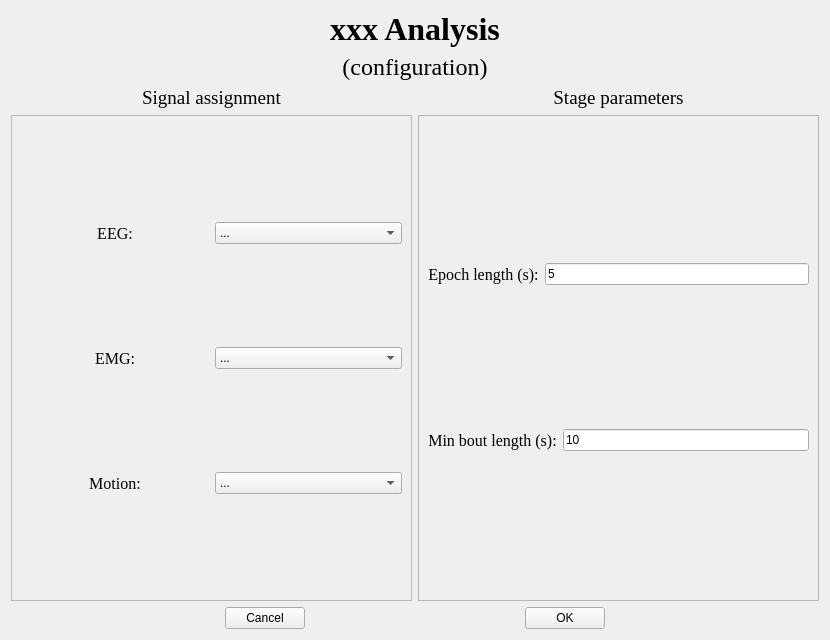
<?xml version="1.0" encoding="UTF-8"?>
<ui version="4.0">
 <class>xxx_config</class>
 <widget class="QWidget" name="xxx_config">
  <property name="geometry">
   <rect>
    <x>0</x>
    <y>0</y>
    <width>830</width>
    <height>640</height>
   </rect>
  </property>
  <property name="windowTitle">
   <string>Form</string>
  </property>
  <layout class="QVBoxLayout" name="verticalLayout_6">
   <item>
    <layout class="QVBoxLayout" name="verticalLayout_5">
     <item>
      <widget class="QLabel" name="title_1">
       <property name="font">
        <font>
         <family>Times New Roman</family>
         <pointsize>24</pointsize>
         <weight>75</weight>
         <bold>true</bold>
        </font>
       </property>
       <property name="layoutDirection">
        <enum>Qt::LeftToRight</enum>
       </property>
       <property name="text">
        <string>xxx Analysis</string>
       </property>
       <property name="alignment">
        <set>Qt::AlignCenter</set>
       </property>
      </widget>
     </item>
     <item>
      <widget class="QLabel" name="title_2">
       <property name="font">
        <font>
         <family>Times New Roman</family>
         <pointsize>18</pointsize>
         <weight>50</weight>
         <bold>false</bold>
        </font>
       </property>
       <property name="layoutDirection">
        <enum>Qt::LeftToRight</enum>
       </property>
       <property name="text">
        <string>(configuration)</string>
       </property>
       <property name="alignment">
        <set>Qt::AlignCenter</set>
       </property>
      </widget>
     </item>
    </layout>
   </item>
   <item>
    <layout class="QHBoxLayout" name="horizontalLayout_6">
     <item>
      <layout class="QVBoxLayout" name="verticalLayout_3">
       <item>
        <widget class="QLabel" name="label_1">
         <property name="font">
          <font>
           <family>Times New Roman</family>
           <pointsize>14</pointsize>
          </font>
         </property>
         <property name="text">
          <string>Signal assignment</string>
         </property>
         <property name="alignment">
          <set>Qt::AlignCenter</set>
         </property>
        </widget>
       </item>
       <item>
        <widget class="QScrollArea" name="scrollArea">
         <property name="widgetResizable">
          <bool>true</bool>
         </property>
         <widget class="QWidget" name="scrollAreaWidgetContents_2">
          <property name="geometry">
           <rect>
            <x>0</x>
            <y>0</y>
            <width>398</width>
            <height>480</height>
           </rect>
          </property>
          <layout class="QVBoxLayout" name="verticalLayout">
           <item>
            <layout class="QHBoxLayout" name="horizontalLayout">
             <item>
              <widget class="QLabel" name="label_3">
               <property name="font">
                <font>
                 <family>Times New Roman</family>
                 <pointsize>12</pointsize>
                </font>
               </property>
               <property name="text">
                <string>EEG:</string>
               </property>
               <property name="alignment">
                <set>Qt::AlignCenter</set>
               </property>
              </widget>
             </item>
             <item>
              <widget class="QComboBox" name="comboBox_1">
               <item>
                <property name="text">
                 <string>...</string>
                </property>
               </item>
              </widget>
             </item>
            </layout>
           </item>
           <item>
            <layout class="QHBoxLayout" name="horizontalLayout_2">
             <item>
              <widget class="QLabel" name="label_4">
               <property name="font">
                <font>
                 <family>Times New Roman</family>
                 <pointsize>12</pointsize>
                </font>
               </property>
               <property name="text">
                <string>EMG:</string>
               </property>
               <property name="alignment">
                <set>Qt::AlignCenter</set>
               </property>
              </widget>
             </item>
             <item>
              <widget class="QComboBox" name="comboBox_2">
               <item>
                <property name="text">
                 <string>...</string>
                </property>
               </item>
              </widget>
             </item>
            </layout>
           </item>
           <item>
            <layout class="QHBoxLayout" name="horizontalLayout_3">
             <item>
              <widget class="QLabel" name="label_5">
               <property name="font">
                <font>
                 <family>Times New Roman</family>
                 <pointsize>12</pointsize>
                </font>
               </property>
               <property name="text">
                <string>Motion:</string>
               </property>
               <property name="alignment">
                <set>Qt::AlignCenter</set>
               </property>
              </widget>
             </item>
             <item>
              <widget class="QComboBox" name="comboBox_3">
               <item>
                <property name="text">
                 <string>...</string>
                </property>
               </item>
              </widget>
             </item>
            </layout>
           </item>
          </layout>
         </widget>
        </widget>
       </item>
      </layout>
     </item>
     <item>
      <layout class="QVBoxLayout" name="verticalLayout_4">
       <item>
        <widget class="QLabel" name="label_2">
         <property name="font">
          <font>
           <family>Times New Roman</family>
           <pointsize>14</pointsize>
          </font>
         </property>
         <property name="text">
          <string>Stage parameters</string>
         </property>
         <property name="alignment">
          <set>Qt::AlignCenter</set>
         </property>
        </widget>
       </item>
       <item>
        <widget class="QScrollArea" name="scrollArea_2">
         <property name="widgetResizable">
          <bool>true</bool>
         </property>
         <widget class="QWidget" name="scrollAreaWidgetContents">
          <property name="geometry">
           <rect>
            <x>0</x>
            <y>0</y>
            <width>398</width>
            <height>480</height>
           </rect>
          </property>
          <layout class="QVBoxLayout" name="verticalLayout_2">
           <item>
            <layout class="QHBoxLayout" name="horizontalLayout_4">
             <item>
              <widget class="QLabel" name="label_6">
               <property name="font">
                <font>
                 <family>Times New Roman</family>
                 <pointsize>12</pointsize>
                </font>
               </property>
               <property name="text">
                <string>Epoch length (s):</string>
               </property>
               <property name="alignment">
                <set>Qt::AlignCenter</set>
               </property>
              </widget>
             </item>
             <item>
              <widget class="QLineEdit" name="lineEdit_1">
               <property name="text">
                <string>5</string>
               </property>
               <property name="maxLength">
                <number>4</number>
               </property>
              </widget>
             </item>
            </layout>
           </item>
           <item>
            <layout class="QHBoxLayout" name="horizontalLayout_5">
             <item>
              <widget class="QLabel" name="label_7">
               <property name="font">
                <font>
                 <family>Times New Roman</family>
                 <pointsize>12</pointsize>
                </font>
               </property>
               <property name="text">
                <string>Min bout length (s):</string>
               </property>
               <property name="alignment">
                <set>Qt::AlignCenter</set>
               </property>
              </widget>
             </item>
             <item>
              <widget class="QLineEdit" name="lineEdit_2">
               <property name="text">
                <string>10</string>
               </property>
               <property name="maxLength">
                <number>4</number>
               </property>
              </widget>
             </item>
            </layout>
           </item>
          </layout>
         </widget>
        </widget>
       </item>
      </layout>
     </item>
    </layout>
   </item>
   <item>
    <layout class="QHBoxLayout" name="horizontalLayout_7">
     <item>
      <spacer name="horizontalSpacer">
       <property name="orientation">
        <enum>Qt::Horizontal</enum>
       </property>
       <property name="sizeHint" stdset="0">
        <size>
         <width>40</width>
         <height>20</height>
        </size>
       </property>
      </spacer>
     </item>
     <item>
      <widget class="QPushButton" name="pushButton_cancel">
       <property name="text">
        <string>Cancel</string>
       </property>
      </widget>
     </item>
     <item>
      <spacer name="horizontalSpacer_3">
       <property name="orientation">
        <enum>Qt::Horizontal</enum>
       </property>
       <property name="sizeHint" stdset="0">
        <size>
         <width>40</width>
         <height>20</height>
        </size>
       </property>
      </spacer>
     </item>
     <item>
      <widget class="QPushButton" name="pushButton_ok">
       <property name="text">
        <string>OK</string>
       </property>
      </widget>
     </item>
     <item>
      <spacer name="horizontalSpacer_2">
       <property name="orientation">
        <enum>Qt::Horizontal</enum>
       </property>
       <property name="sizeHint" stdset="0">
        <size>
         <width>40</width>
         <height>20</height>
        </size>
       </property>
      </spacer>
     </item>
    </layout>
   </item>
  </layout>
 </widget>
 <resources/>
 <connections/>
</ui>
